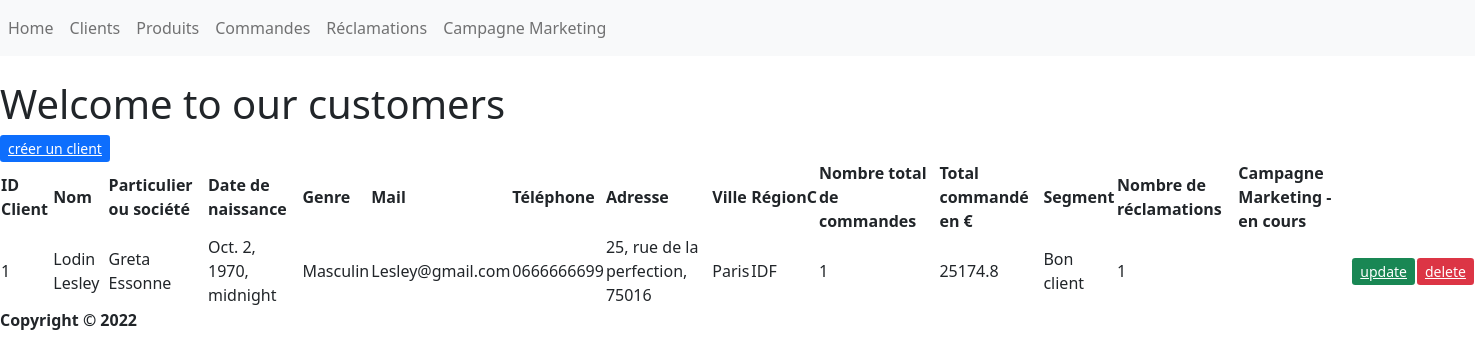
Page /Clients/ on the earlier database version.
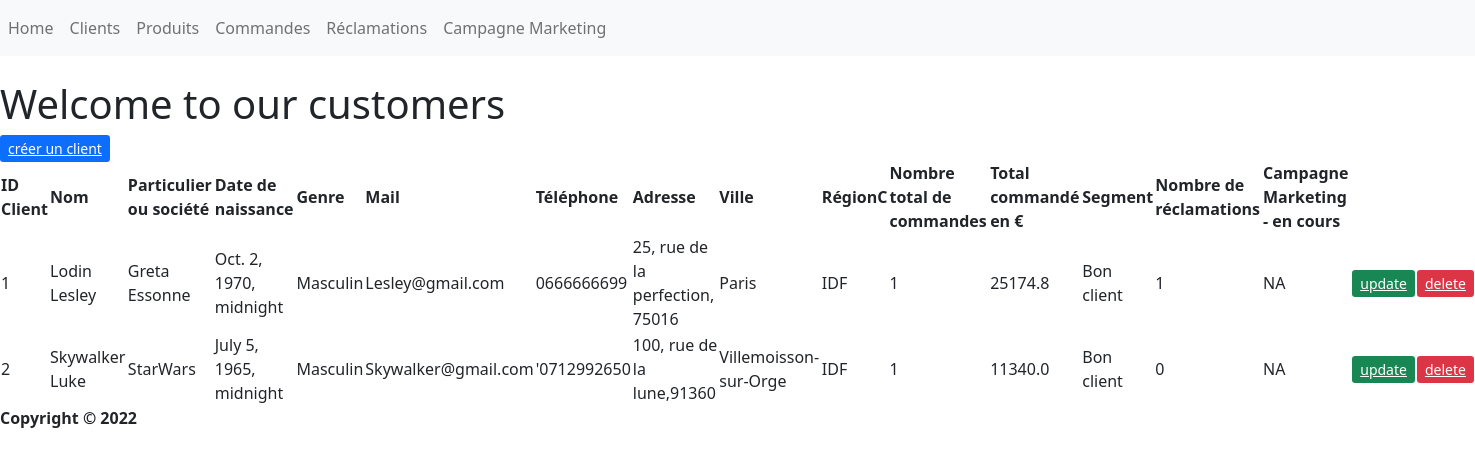
Same page on the later database version.
### Main/models.py (models this page shows, shortened)
class Customer(models.Model):
    GENDER_CHOICES=(('Masculin','Masculin'),('Féminin','Féminin'),('Autre','Autre')
    )
    name=models.CharField(max_length=255,blank=True, null=True)
    customer_type=models.CharField(max_length=255,blank=True, null=True)
    dob=models.DateTimeField(null=True)
    gender=models.CharField(max_length=255, null=True,choices=GENDER_CHOICES)
    email=models.CharField(max_length=255,blank=True, null=True)
    phone=models.CharField(max_length=12,blank=True, null=True)
    address=models.CharField(max_length=255,blank=True, null=True)
    town=models.CharField(max_length=255,blank=True, null=True)
    region=models.CharField(max_length=255,blank=True, null=True)
    date_created=models.DateTimeField(auto_now_add=True, null=True)
    @property
    def nb_orders(self):
        my_orders=Order.objects.filter(customer__id=self.id)
        return my_orders.count()
    @property
    def total_orders(self):
        my_orders=Order.objects.filter(customer__id=self.id)
        total=0
        for item in my_orders:
            total=total+item.get_total_order_price_TTC
        return total
    @property
    def segment(self):
        if self.total_orders>1000:
            segmentation="Bon client"
        elif self.total_orders==0:
            segmentation="Nouvelle inscription"
        else:
            segmentation="Client ponctuel"
        return segmentation
    @property
    def nb_claims(self):
        my_claims=Claim.objects.filter(customer__id=self.id)
        return my_claims.count()
    @property
    def current_marketing_type(self):
        my_marketing=Marketing.objects.get(customer_segment=self.segment)
        if my_marketing.marketing_status=="Campagne en cours":
            return my_marketing.marketing_type
        else:
            return "NA"

class Order(models.Model):
    STATUS_CHOICES=(('en préparation','en préparation'),('expédié','expédié'),('livré','livré'),('retour client','retour client'))
    customer=models.ForeignKey(Customer,null=True, on_delete=models.SET_NULL)
    product=models.ForeignKey(Product,null=True, on_delete=models.SET_NULL)
    quantity=models.FloatField(null=True)
    discount=models.FloatField(blank=True,null=True)
    date_created=models.DateTimeField(auto_now_add=True, null=True)
    status=models.CharField(max_length=255, null=True,default='en préparation',choices=STATUS_CHOICES)
    Delivery_date_expected=models.DateTimeField(null=True)
    Delivery_date_final=models.DateTimeField(blank=True, null=True)
    @property
    def get_total_item_price_HT(self):
        return round(self.quantity * self.product.price_pdt_HT*((100-self.discount)/100),2)
    @property
    def get_total_item_price_TTC(self):
        return round(self.quantity * self.product.price_pdt_TTC*((100-self.discount)/100),2)
    @property
    def delivery_fees(self):
        if self.get_total_item_price_HT<2000:
            fees_res=10
        else:
            fees_res=0
        return fees_res
    @property
    def get_total_order_price_TTC(self):#for particular product order total
        return self.get_total_item_price_TTC+self.delivery_fees

class Product(models.Model):
    CATEGORY_CHOICES=(('Informatique','Informatique'),('Téléphonie','Téléphonie'),('Objets connectés','Objets connectés'),('TV & Home cinéma','TV & Home cinéma'))
    name=models.CharField(max_length=200, null=True)
    description=models.CharField(max_length=200, null=True)
    category=models.CharField(max_length=200, null=True,choices=CATEGORY_CHOICES)
    n_lot=models.CharField(max_length=200, null=True)
    price_pdt_HT=models.FloatField(null=True)
    commercial_margin=models.FloatField(null=True)
    stock_q=models.IntegerField(null=True)
    stock_security=models.IntegerField(null=True)
    @property
    def price_pdt_TTC(self):
        TAUX_TVA=1.2
        return self.price_pdt_HT*TAUX_TVA

class Marketing (models.Model):
    CUSTOMER_SEGMENT_CHOICES=(("Bon client","Bon client"),("Nouvelle inscription","Nouvelle inscription"),("Client ponctuel","Client ponctuel"))
    customer_segment=models.CharField(max_length=255, null=True,choices=CUSTOMER_SEGMENT_CHOICES)
    description=models.CharField(max_length=255, null=True)
    start_date=models.DateTimeField(null=True)
    end_date=models.DateTimeField(null=True)
    @property
    def marketing_status(self):
        today=timezone.now()
        if self.end_date < today:
            status_res="Campagne Terminée"
        else:
            status_res="Campagne en cours"
        return status_res

### Main/views.py (the view)
# urls.py: path('Clients/', customers, name='customers_page'),
def customers(request):
    my_customer=Customer.objects.all()
    context={"my_customer": my_customer}
    return render(request,'Main/customers.html',context)

### Main/Templates/Main/customers.html
{% extends "main/base.html" %}
{% block content %}
    <header>
        <h1> Welcome to our customers </h1>
    </header>
<a class="btn-primary btn-sm" href="{% url 'customers_create' %}" role="button">créer un client</a>
<table>
    <thead>
        <th>ID Client</th>
        <th>Nom</th>
        <th>Particulier ou société</th>
        <th>Date de naissance</th>
        <th>Genre</th>
        <th>Mail</th>
        <th>Téléphone</th>
        <th>Adresse</th>
        <th>Ville</th>
        <th>RégionC</th>
        <th>Nombre total de commandes</th>
        <th>Total commandé en €</th>
        <th>Segment</th>
        <th>Nombre de réclamations</th>
        <th>Campagne Marketing - en cours</th>
    </thead>
    <tbody>
        {% for my_customer_item in my_customer %}
        <tr>
            <td>{{my_customer_item.pk}}</td>
            <td>{{my_customer_item.name}}</td>
            <td>{{my_customer_item.customer_type}}</td>
            <td>{{my_customer_item.dob}}</td>
            <td>{{my_customer_item.gender}}</td>
            <td>{{my_customer_item.email}}</td>
            <td>{{my_customer_item.phone}}</td>
            <td>{{my_customer_item.address}}</td>
            <td>{{my_customer_item.town}}</td>
            <td>{{my_customer_item.region}}</td>
            <td>{{my_customer_item.nb_orders}}</td>
            <td>{{my_customer_item.total_orders}}</td>
            <td>{{my_customer_item.segment}}</td>
            <td>{{my_customer_item.nb_claims}}</td>
            <td>{{my_customer_item.current_marketing_type}}</td>
            <td><a class="btn-success btn-sm" href="{% url 'update_customer' my_customer_item.id %}" role="button">update</a></td>
            <td><a class="btn-danger btn-sm" href="{% url 'delete_customer' my_customer_item.id %}" role="button">delete</a></td>
        </tr>
        {% endfor %}
    </tbody>
</table>
{% endblock content %}

Differences in the rows shown:
shown differently, row unchanged: Customer "Lodin Lesley": current_marketing_type (not shown) → "NA"
added Customer: pk "2", name "Skywalker Luke", customer_type "StarWars", dob "July 5, 1965, midnight", gender "Masculin", email "Skywalker@gmail.com", phone "'0712992650", address "100, rue de la lune,91360", town "Villemoisson-sur-Orge", region "IDF", nb_orders "1", total_orders "11340.0", segment "Bon client", nb_claims "0", current_marketing_type "NA"
